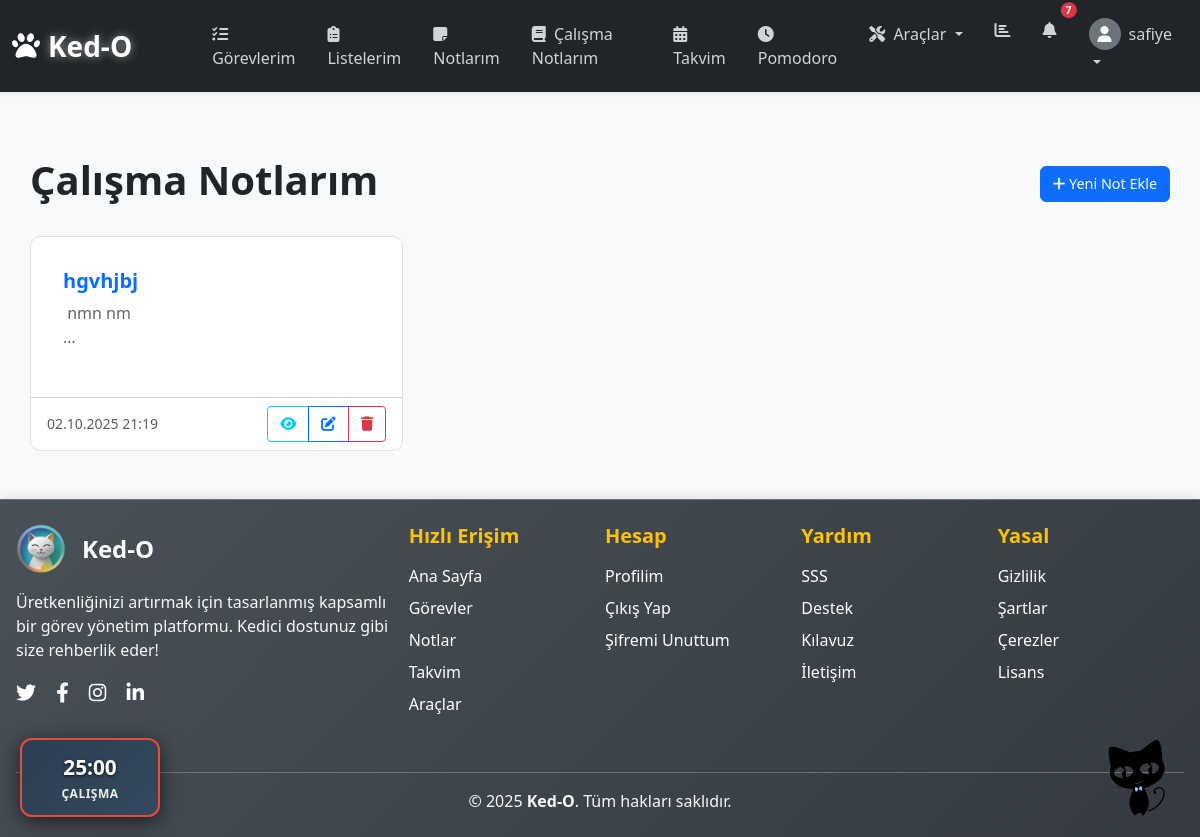
/tools/study-notes/ (signed in), run on the app's committed database.
### tools/models.py (models this page shows, shortened)
class StudyNote(models.Model):
    user = models.ForeignKey(User, on_delete=models.CASCADE, verbose_name="Kullanıcı")
    title = models.CharField(max_length=200, verbose_name="Başlık")
    content = models.TextField(verbose_name="İçerik")  # Geçici olarak TextField
    created_at = models.DateTimeField(auto_now_add=True, verbose_name="Oluşturulma Tarihi")
    updated_at = models.DateTimeField(auto_now=True, verbose_name="Güncellenme Tarihi")
    class Meta:
        ordering = ['-created_at']
        verbose_name = 'Çalışma Notu'
        verbose_name_plural = 'Çalışma Notları'

### tools/views.py (the view)
# urls.py: path('study-notes/', views.StudyNoteListView.as_view(), name='study_notes_list'),
class StudyNoteListView(LoginRequiredMixin, ListView):
    model = StudyNote
    template_name = 'tools/study_notes_list.html'
    context_object_name = 'notes'
    def get_queryset(self):
        return StudyNote.objects.filter(user=self.request.user)

### dashboard/templatetags/cat_utils.py (called while the page is built)
@register.simple_tag
def cat_image(image_name, position='fixed-tr', size='md', effect='float', custom_class='', custom_style='', clickable=True):
    if size in SIZE_MAP:
        size_class = SIZE_MAP[size]
        inline_size = ''
    else:
        size_class = ''
        inline_size = f'width: {size};'
    position_class = POSITION_MAP.get(position, POSITION_MAP['fixed-tr'])
    effect_class = EFFECT_MAP.get(effect, EFFECT_MAP['float'])
    clickable_class = 'cat-clickable' if clickable else ''
    html = f'''
    <div class="{position_class} {size_class} {effect_class} {clickable_class} {custom_class}"
         style="{custom_style}">
        <img src="/static/images/{image_name}"
             alt="Sevimli Kedi"
             class="cat-image"
             style="{inline_size}">
    </div>
    '''
    return mark_safe(html)

### user_profile/context_processors.py (called while the page is built)
def badge_notifications(request):
    if request.user.is_authenticated:
        new_badges_count = UserBadge.objects.filter(
            user_profile=request.user.profile,
            is_seen=False
        ).count()
        return {'new_badges_count': new_badges_count}
    return {'new_badges_count': 0}

def notifications(request):
    if request.user.is_authenticated:
        unread_count = Notification.objects.filter(
            user=request.user,
            is_read=False
        ).count()
        recent_notifications = Notification.objects.filter(
            user=request.user
        ).order_by('-created_at')[:5]
        return {
            'unread_notifications_count': unread_count,
            'recent_notifications': recent_notifications
        }
    return {}

### tools/templates/tools/study_notes_list.html (shortened to what this page needs)
{% extends 'core/base.html' %}
{% load static %}
{% load cat_utils %}
{% block content %}
<div class="container mt-4">
    {% cat_image 'kedo-18.png' 'fixed-br' '80px' 'float' %}
    <div class="row">
        <div class="col-md-12">
            <div class="d-flex justify-content-between align-items-center mb-4">
                <h1>Çalışma Notlarım</h1>
                <a href="{% url 'tools:study_note_create' %}" class="btn btn-primary">
                    <i class="fas fa-plus"></i> Yeni Not Ekle
                </a>
            </div>
            {% if notes %}
                <div class="row">
                    {% for note in notes %}
                    <div class="col-md-6 col-lg-4 mb-4">
                        <div class="card h-100 study-note-card">
                            <div class="card-body" style="cursor: pointer;" onclick="window.location='{% url 'tools:study_note_detail' note.pk %}'">
                                <h5 class="card-title text-primary">{{ note.title }}</h5>
                                <div class="card-text study-note-preview">
                                    {{ note.content|striptags|safe|truncatewords:30 }}
                                </div>
                            </div>
                            <div class="card-footer bg-transparent">
                                <div class="d-flex justify-content-between align-items-center">
                                    <small class="text-muted">
                                        {{ note.created_at|date:"d.m.Y H:i" }}
                                    </small>
                                    <div class="btn-group">
                                        <a href="{% url 'tools:study_note_detail' note.pk %}"
                                           class="btn btn-sm btn-outline-info"
                                           title="Görüntüle">
                                            <i class="fas fa-eye"></i>
                                        </a>
                                        <a href="{% url 'tools:study_note_update' note.pk %}"
                                           class="btn btn-sm btn-outline-primary"
                                           title="Düzenle">
                                            <i class="fas fa-edit"></i>
                                        </a>
                                        <a href="{% url 'tools:study_note_delete' note.pk %}"
                                           class="btn btn-sm btn-outline-danger"
                                           title="Sil">
                                            <i class="fas fa-trash"></i>
                                        </a>
                                    </div>
                                </div>
                            </div>
                        </div>
                    </div>
                    {% endfor %}
                </div>
            {% endif %}
        </div>
    </div>
</div>
{% endblock %}

### templates/core/navbar.html (shortened to what this page needs)
{% load static %}
<nav class="navbar navbar-expand-lg navbar-dark bg-dark sticky-top shadow-sm">
    <div class="container-fluid">
        <a class="navbar-brand fw-bold fs-3 d-flex align-items-center" href="{% url 'dashboard:landing' %}">
            <i class="fas fa-paw me-2"></i>
            <span class="brand-text me-5">Ked-O</span>
        </a>
        <div class="collapse navbar-collapse" id="navbarMain">
            {% if user.is_authenticated %}
                <ul class="navbar-nav me-auto mb-2 mb-lg-0">
                    <li class="nav-item">
                        <a class="nav-link nav-link-custom" href="{% url 'todo:task_list' %}">
                            <i class="fas fa-tasks me-1"></i>
                            <span class="nav-text">Görevlerim</span>
                        </a>
                    </li>
                    <li class="nav-item">
                        <a class="nav-link nav-link-custom" href="{% url 'lists:list_list' %}">
                            <i class="fas fa-clipboard-list me-1"></i>
                            <span class="nav-text">Listelerim</span>
                        </a>
                    </li>
                    <li class="nav-item">
                        <a class="nav-link nav-link-custom" href="{% url 'notes:note_list' %}">
                            <i class="fas fa-sticky-note me-1"></i>
                            <span class="nav-text">Notlarım</span>
                        </a>
                    </li>
                    <li class="nav-item">
                        <a class="nav-link nav-link-custom" href="{% url 'tools:study_notes_list' %}">
                            <i class="fas fa-book me-1"></i>
                            <span class="nav-text">Çalışma Notlarım</span>
                        </a>
                    </li>
                    <li class="nav-item">
                        <a class="nav-link nav-link-custom" href="{% url 'dashboard:calendar' %}">
                            <i class="fas fa-calendar-alt me-1"></i>
                            <span class="nav-text">Takvim</span>
                        </a>
                    </li>
                    <li class="nav-item">
                        <a class="nav-link nav-link-custom" href="{% url 'dashboard:pomodoro' %}">
                            <i class="fas fa-clock me-1"></i>
                            <span class="nav-text">Pomodoro</span>
                        </a>
                    </li>
                    <li class="nav-item dropdown">
                        <a class="nav-link dropdown-toggle nav-link-custom" href="#" id="toolsDropdown" role="button"
                            data-bs-toggle="dropdown" aria-expanded="false">
                            <i class="fas fa-tools me-1"></i>
                            <span class="nav-text">Araçlar</span>
                        </a>
                    </li>
                </ul>
                <ul class="navbar-nav ms-auto">
                    <li class="nav-item d-none d-lg-block">
                        <a class="nav-link nav-link-custom" href="{% url 'analytics:dashboard' %}">
                            <i class="fas fa-chart-bar"></i>
                        </a>
                    </li>
                    <li class="nav-item dropdown">
                        <a class="nav-link position-relative nav-link-custom" href="#" id="notificationsDropdown"
                            role="button" data-bs-toggle="dropdown" aria-expanded="false">
                            <i class="fas fa-bell"></i>
                            {% if unread_notifications_count > 0 %}
                            <span id="notification-count"
                                class="position-absolute top-0 start-100 translate-middle badge rounded-pill bg-danger">
                                {{ unread_notifications_count }}
                            </span>
                            {% else %}
                            <span id="notification-count"
                                class="position-absolute top-0 start-100 translate-middle badge rounded-pill bg-danger d-none"></span>
                            {% endif %}
                        </a>
                    </li>
                    <li class="nav-item dropdown">
                        <a class="nav-link dropdown-toggle nav-link-custom" href="#" id="userDropdown" role="button"
                            data-bs-toggle="dropdown" aria-expanded="false">
                            <div class="d-flex align-items-center">
                                <div class="user-avatar bg-secondary rounded-circle d-flex align-items-center justify-content-center me-2"
                                    style="width: 32px; height: 32px;">
                                    <i class="fas fa-user text-white"></i>
                                </div>
                                <span class="d-none d-lg-inline">{{ user.username|truncatechars:15 }}</span>
                            </div>
                        </a>
                    </li>
                </ul>
            {% endif %}
        </div>
    </div>
</nav>

### static/css/styles.css (style rules this page uses)
.card { border-radius: 10px; overflow: hidden; }
.card-body { padding: 2rem; }
.navbar-brand { font-weight: 600; }
.navbar-nav .nav-link { padding: 0.5rem 1rem; transition: all 0.2s; border-radius: 4px; }
.navbar .badge { font-size: 0.65rem; padding: 0.25em 0.5em; }
.navbar .d-none.d-lg-inline { max-width: 100px; overflow: hidden; text-overflow: ellipsis; white-space: nowrap; display: inline-block; vertical-align: middle; }
.btn { transition: all 0.3s ease; }
.container { max-width: 100%; padding: 0 15px; }
.card { margin-bottom: 1rem; }
.btn { font-size: 0.9rem; padding: 0.375rem 0.75rem; }
.row { margin-left: -5px; margin-right: -5px; }
.col, .col-1, .col-10, .col-11, .col-12, .col-2, .col-3, .col-4, .col-5, .col-6, .col-7, .col-8, .col-9, .col-auto, .col-lg, .col-lg-1, .col-lg-10, .col-lg-11, .col-lg-12, .col-lg-2, .col-lg-3, .col-lg-4, .col-lg-5, .col-lg-6, .col-lg-7, .col-lg-8, .col-lg-9, .col-lg-auto, .col-md, .col-md-1, .col-md-10, .col-md-11, .col-md-12, .col-md-2, .col-md-3, .col-md-4, .col-md-5, .col-md-6, .col-md-7, .col-md-8, .col-md-9, .col-md-auto, .col-sm, .col-sm-1, .col-sm-10, .col-sm-11, .col-sm-12, .col-sm-2, .col-sm-3, .col-sm-4, .col-sm-5, .col-sm-6, .col-sm-7, .col-sm-8, .col-sm-9, .col-sm-auto, .col-xl, .col-xl-1, .col-xl-10, .col-xl-11, .col-xl-12, .col-xl-2, .col-xl-3, .col-xl-4, .col-xl-5, .col-xl-6, .col-xl-7, .col-xl-8, .col-xl-9, .col-xl-auto { padding-left: 5px; padding-right: 5px; }

### static/css/custom.css (style rules this page uses)
.btn-primary { background-color: #0d6efd; border-color: #0d6efd; }
.text-primary { color: #0d6efd !important; }
.badge { font-size: 0.75em; }
body { font-family: 'Segoe UI', Tahoma, Geneva, Verdana, sans-serif; }
h1, h2, h3, h4, h5, h6 { font-weight: 600; }
body { padding-bottom: 60px; }

### static/css/cats.css (style rules this page uses)
.cat-fixed { position: fixed !important; z-index: 9999 !important; pointer-events: none !important; }
.cat-image { display: block !important; height: auto !important; transition: all 0.3s ease !important; }
.cat-fixed-bottom-right { bottom: 20px !important; right: 20px !important; }
.cat-float { animation: cat-float 3s ease-in-out infinite !important; }
.cat-clickable { pointer-events: auto !important; cursor: pointer !important; }

### tools/templates/tools/study_notes_list.html (style rules this page uses)
.study-note-card { transition: transform 0.2s, box-shadow 0.2s; border: 1px solid #e0e0e0; }
.study-note-preview { max-height: 120px; overflow: hidden; color: #666; line-height: 1.5; }
.btn-group .btn { border-radius: 4px; margin-left: 2px; }

### templates/core/navbar.html (style rules this page uses)
.navbar-brand .brand-text { color: #fff; text-shadow: 0 0 10px rgba(255, 255, 255, 0.5); }
.nav-link-custom { transition: all 0.3s ease; border-radius: 6px; margin: 2px 4px; padding: 8px 12px !important; color: rgba(255, 255, 255, 0.8) !important; }
.user-avatar { transition: all 0.3s ease; }

### templates/core/footer.html (style rules this page uses)
html, body { height: 100%; margin: 0; padding: 0; }
body { display: flex; flex-direction: column; min-height: 100vh; }
.container { max-width: 1200px; margin: 0 auto; }

### data on the page
StudyNote: title "hgvhjbj", content "nmn nm …", created_at "02.10.2025 21:19"

### other printed values
{{ unread_notifications_count }} "7"
{{ user.username|truncatechars:15 }} "safiye"
